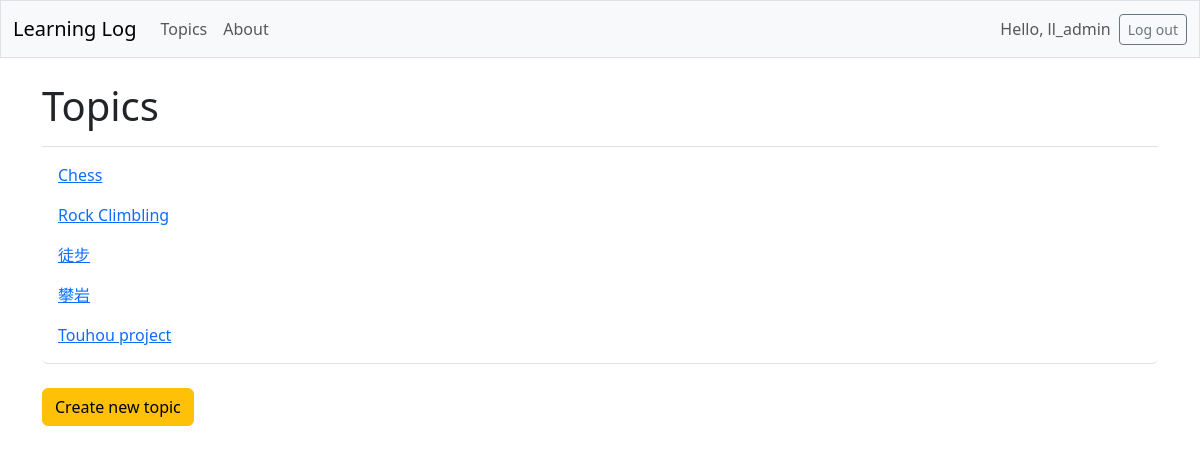
The page /topics (signed in) on the database its author committed.
### learning_logs/models.py (models this page shows, shortened)
class Topic(models.Model):
    text = models.CharField(max_length=200)
    date_added = models.DateTimeField(auto_now_add=True)
    owner = models.ForeignKey(User, on_delete=models.CASCADE,
                              default=1  # 默认关联 User.id = 1
                              )

### learning_logs/views.py (the view)
# urls.py: path('topics', views.topics, name='topics'),
@login_required #添加登录检查装饰器，需要在settings.py中设置重定向的页面
def topics(request):
    topics = Topic.objects.filter(owner=request.user).order_by('date_added')
    context = {'topics': topics}
    return render(request, 'learning_logs/topics.html', context)

### learning_logs/templates/learning_logs/topics.html
{% extends 'learning_logs/base_bs.html' %}
{%block page_header%}
<h1>Topics</h1>
{%endblock page_header%}
{% block content %}
<ul class="list-group border-bottom pb-2 mb-4">
    {% for topic in topics %}
        <li class="list-group-item border-0">
            <a href="{% url 'learning_logs:topic' topic.id %}">{{topic.text}}</a>
        </li>
    {% empty %}
        <li class="list-group-item border-0">No topics have been added yet.</li>
    {% endfor %}
</ul>
<a href="{% url 'learning_logs:new_topic' %}" class="btn btn-warning">Create new topic</a>
{% endblock content%}

### learning_logs/templates/learning_logs/base_bs.html (shortened to what this page needs)
<!DOCTYPE html>
<html lang="en">
    <head>
        {% load django_bootstrap5 %}
        {% bootstrap_css %}
    </head>
    <body>
        <nav class="navbar navbar-expand-md navbar-light bg-light mb-4 border">
            <div class="container-fluid">
                <a class="navbar-brand" href="{% url 'learning_logs:index' %}">Learning Log</a>
                <div class="collapse navbar-collapse" id="navbarCollapse">
                    <ul class="navbar-nav me-auto mb-2 mb-md-0 ">
                        <li class="nav-item">
                            <a class="nav-link" href="{% url 'learning_logs:topics' %}">Topics</a>
                        </li>
                        <li class="nav-item">
                            <a class="nav-link" href="{%url 'learning_logs:about'%}">About</a>
                        </li>
                    </ul>
                    <ul class="navbar-nav ms-auto mb-2 mb-md-0">
                        {% if user.is_authenticated %}
                        <li class="nav-item">
                            <span class="navbar-text me-2">Hello, {{user.username}}</span>
                        </li>
                        {% endif %}
                    </ul>
                    {% if user.is_authenticated%}
                    <form action="{% url 'accounts:logout'%} ", method="post">
                        <button name="submit" class="btn btn-outline-secondary btn-sm">Log out</button>
                    </form>
                    {%endif%}
                </div>
            </div>
        </nav>
        <main class="container">
            <div class="pb-2 mb-2 border-bottom">
                {% block page_header %}{% endblock page_header%}
            </div>
            <div>
                {%block content%}{%endblock content%}
            </div>
        </main>
    </body>
</html>

### rows shown on the page
Topic: text "Chess"
Topic: text "Rock Climbling"
Topic: text "徒步"
Topic: text "攀岩"
Topic: text "Touhou project"

### other values the page prints
{{ user.username }} "ll_admin"
